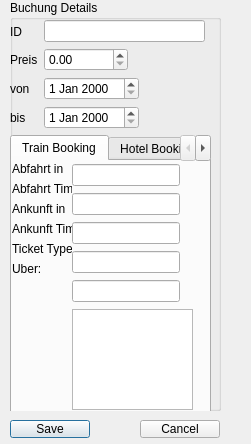
<?xml version="1.0" encoding="UTF-8"?>
<ui version="4.0">
 <class>bookingDetails</class>
 <widget class="QDialog" name="bookingDetails">
  <property name="geometry">
   <rect>
    <x>0</x>
    <y>0</y>
    <width>251</width>
    <height>444</height>
   </rect>
  </property>
  <property name="windowTitle">
   <string>Dialog</string>
  </property>
  <widget class="QGroupBox" name="groupBox_3">
   <property name="geometry">
    <rect>
     <x>10</x>
     <y>0</y>
     <width>211</width>
     <height>411</height>
    </rect>
   </property>
   <property name="title">
    <string>Buchung Details</string>
   </property>
   <widget class="QWidget" name="layoutWidget">
    <property name="geometry">
     <rect>
      <x>0</x>
      <y>20</y>
      <width>203</width>
      <height>391</height>
     </rect>
    </property>
    <layout class="QVBoxLayout" name="verticalLayout">
     <item>
      <layout class="QFormLayout" name="formLayout_4">
       <item row="0" column="0">
        <layout class="QVBoxLayout" name="verticalLayout_12">
         <item>
          <widget class="QLabel" name="label_15">
           <property name="text">
            <string>ID</string>
           </property>
          </widget>
         </item>
         <item>
          <widget class="QLabel" name="label_16">
           <property name="maximumSize">
            <size>
             <width>39</width>
             <height>22</height>
            </size>
           </property>
           <property name="text">
            <string>Preis</string>
           </property>
          </widget>
         </item>
         <item>
          <widget class="QLabel" name="label_17">
           <property name="text">
            <string>von</string>
           </property>
          </widget>
         </item>
         <item>
          <widget class="QLabel" name="label_18">
           <property name="text">
            <string>bis</string>
           </property>
          </widget>
         </item>
        </layout>
       </item>
       <item row="0" column="1">
        <layout class="QFormLayout" name="formLayout_3">
         <item row="1" column="0">
          <widget class="QDoubleSpinBox" name="bookingPrice">
           <property name="maximum">
            <double>99999999.000000000000000</double>
           </property>
          </widget>
         </item>
         <item row="2" column="0">
          <widget class="QDateEdit" name="bookingFromDate"/>
         </item>
         <item row="3" column="0">
          <widget class="QDateEdit" name="bookingToDate"/>
         </item>
         <item row="0" column="0" colspan="2">
          <widget class="QLineEdit" name="bookingId">
           <property name="maximumSize">
            <size>
             <width>161</width>
             <height>22</height>
            </size>
           </property>
          </widget>
         </item>
        </layout>
       </item>
      </layout>
     </item>
     <item>
      <widget class="QTabWidget" name="detailsTab">
       <property name="minimumSize">
        <size>
         <width>201</width>
         <height>284</height>
        </size>
       </property>
       <property name="maximumSize">
        <size>
         <width>201</width>
         <height>291</height>
        </size>
       </property>
       <property name="currentIndex">
        <number>0</number>
       </property>
       <widget class="QWidget" name="trainTab">
        <attribute name="title">
         <string>Train Booking</string>
        </attribute>
        <widget class="QWidget" name="layoutWidget">
         <property name="geometry">
          <rect>
           <x>0</x>
           <y>1</y>
           <width>60</width>
           <height>161</height>
          </rect>
         </property>
         <layout class="QFormLayout" name="formLayout">
          <item row="0" column="0">
           <widget class="QLabel" name="abfahrtLabel">
            <property name="text">
             <string>Abfahrt in</string>
            </property>
           </widget>
          </item>
          <item row="1" column="0">
           <widget class="QLabel" name="label">
            <property name="text">
             <string>Abfahrt Time</string>
            </property>
           </widget>
          </item>
          <item row="2" column="0">
           <widget class="QLabel" name="ankunftLabel">
            <property name="text">
             <string>Ankunft in</string>
            </property>
           </widget>
          </item>
          <item row="3" column="0">
           <widget class="QLabel" name="label_3">
            <property name="maximumSize">
             <size>
              <width>61</width>
              <height>16</height>
             </size>
            </property>
            <property name="text">
             <string>Ankunft Time</string>
            </property>
           </widget>
          </item>
          <item row="4" column="0">
           <widget class="QLabel" name="ankunftLabel_4">
            <property name="maximumSize">
             <size>
              <width>69</width>
              <height>21</height>
             </size>
            </property>
            <property name="text">
             <string>Ticket Type</string>
            </property>
           </widget>
          </item>
          <item row="5" column="0">
           <widget class="QLabel" name="uberLabel">
            <property name="text">
             <string>Uber:</string>
            </property>
           </widget>
          </item>
         </layout>
        </widget>
        <widget class="QWidget" name="layoutWidget">
         <property name="geometry">
          <rect>
           <x>60</x>
           <y>2</y>
           <width>141</width>
           <height>251</height>
          </rect>
         </property>
         <layout class="QFormLayout" name="formLayout_2">
          <item row="4" column="0">
           <widget class="QLineEdit" name="trainTicketType">
            <property name="readOnly">
             <bool>false</bool>
            </property>
           </widget>
          </item>
          <item row="5" column="0">
           <widget class="QPlainTextEdit" name="trainConnectingStations">
            <property name="maximumSize">
             <size>
              <width>121</width>
              <height>101</height>
             </size>
            </property>
            <property name="readOnly">
             <bool>true</bool>
            </property>
           </widget>
          </item>
          <item row="3" column="0">
           <widget class="QLineEdit" name="trainAnkunftTime">
            <property name="readOnly">
             <bool>false</bool>
            </property>
           </widget>
          </item>
          <item row="2" column="0">
           <widget class="QLineEdit" name="trainToDestination">
            <property name="readOnly">
             <bool>false</bool>
            </property>
           </widget>
          </item>
          <item row="1" column="0">
           <widget class="QLineEdit" name="trainAbfahrtTime">
            <property name="readOnly">
             <bool>false</bool>
            </property>
           </widget>
          </item>
          <item row="0" column="0">
           <widget class="QLineEdit" name="trainFromDestination">
            <property name="readOnly">
             <bool>false</bool>
            </property>
           </widget>
          </item>
         </layout>
        </widget>
       </widget>
       <widget class="QWidget" name="hotelTab">
        <attribute name="title">
         <string>Hotel Booking</string>
        </attribute>
        <widget class="QWidget" name="layoutWidget_5">
         <property name="geometry">
          <rect>
           <x>0</x>
           <y>0</y>
           <width>71</width>
           <height>71</height>
          </rect>
         </property>
         <layout class="QVBoxLayout" name="verticalLayout_3">
          <item>
           <widget class="QLabel" name="abfahrtLabel_2">
            <property name="text">
             <string>Town</string>
            </property>
           </widget>
          </item>
          <item>
           <widget class="QLabel" name="ankunftLabel_2">
            <property name="maximumSize">
             <size>
              <width>69</width>
              <height>21</height>
             </size>
            </property>
            <property name="text">
             <string>Hotel</string>
            </property>
           </widget>
          </item>
          <item>
           <widget class="QLabel" name="abfahrtLabel_4">
            <property name="text">
             <string>Room Type</string>
            </property>
           </widget>
          </item>
         </layout>
        </widget>
        <widget class="QWidget" name="layoutWidget_6">
         <property name="geometry">
          <rect>
           <x>70</x>
           <y>0</y>
           <width>121</width>
           <height>76</height>
          </rect>
         </property>
         <layout class="QVBoxLayout" name="verticalLayout_5">
          <item>
           <widget class="QLineEdit" name="townName">
            <property name="readOnly">
             <bool>false</bool>
            </property>
           </widget>
          </item>
          <item>
           <widget class="QLineEdit" name="hotelName">
            <property name="readOnly">
             <bool>false</bool>
            </property>
           </widget>
          </item>
          <item>
           <widget class="QLineEdit" name="hotelRoomType">
            <property name="readOnly">
             <bool>false</bool>
            </property>
           </widget>
          </item>
         </layout>
        </widget>
       </widget>
       <widget class="QWidget" name="flightTab">
        <attribute name="title">
         <string>Flight Booking</string>
        </attribute>
        <widget class="QWidget" name="layoutWidget_7">
         <property name="geometry">
          <rect>
           <x>0</x>
           <y>0</y>
           <width>71</width>
           <height>151</height>
          </rect>
         </property>
         <layout class="QVBoxLayout" name="verticalLayout_4">
          <item>
           <widget class="QLabel" name="abfahrtLabel_3">
            <property name="text">
             <string>From</string>
            </property>
           </widget>
          </item>
          <item>
           <widget class="QLabel" name="label_5">
            <property name="text">
             <string/>
            </property>
           </widget>
          </item>
          <item>
           <widget class="QLabel" name="ankunftLabel_3">
            <property name="text">
             <string>To</string>
            </property>
           </widget>
          </item>
          <item>
           <widget class="QLabel" name="label_7">
            <property name="text">
             <string/>
            </property>
           </widget>
          </item>
          <item>
           <widget class="QLabel" name="uberLabel_2">
            <property name="text">
             <string>Airline</string>
            </property>
           </widget>
          </item>
          <item>
           <widget class="QLabel" name="uberLabel_3">
            <property name="text">
             <string>Booking Class</string>
            </property>
           </widget>
          </item>
         </layout>
        </widget>
        <widget class="QWidget" name="layoutWidget_8">
         <property name="geometry">
          <rect>
           <x>70</x>
           <y>0</y>
           <width>121</width>
           <height>154</height>
          </rect>
         </property>
         <layout class="QVBoxLayout" name="verticalLayout_6">
          <item>
           <widget class="QLineEdit" name="flightFromDestination">
            <property name="readOnly">
             <bool>false</bool>
            </property>
           </widget>
          </item>
          <item>
           <widget class="QLineEdit" name="flightFromAirport">
            <property name="readOnly">
             <bool>true</bool>
            </property>
           </widget>
          </item>
          <item>
           <widget class="QLineEdit" name="flightToDestination">
            <property name="readOnly">
             <bool>false</bool>
            </property>
           </widget>
          </item>
          <item>
           <widget class="QLineEdit" name="flightToAirport">
            <property name="readOnly">
             <bool>true</bool>
            </property>
           </widget>
          </item>
          <item>
           <widget class="QLineEdit" name="flightAirline">
            <property name="readOnly">
             <bool>false</bool>
            </property>
           </widget>
          </item>
          <item>
           <widget class="QLineEdit" name="flightBookingClass">
            <property name="readOnly">
             <bool>false</bool>
            </property>
           </widget>
          </item>
         </layout>
        </widget>
       </widget>
       <widget class="QWidget" name="carTab">
        <attribute name="title">
         <string>Car Rental</string>
        </attribute>
        <widget class="QWidget" name="layoutWidget_9">
         <property name="geometry">
          <rect>
           <x>0</x>
           <y>0</y>
           <width>65</width>
           <height>101</height>
          </rect>
         </property>
         <layout class="QVBoxLayout" name="verticalLayout_7">
          <item>
           <widget class="QLabel" name="label_4">
            <property name="minimumSize">
             <size>
              <width>63</width>
              <height>16</height>
             </size>
            </property>
            <property name="text">
             <string>Pickup Location</string>
            </property>
           </widget>
          </item>
          <item>
           <widget class="QLabel" name="label_6">
            <property name="minimumSize">
             <size>
              <width>63</width>
              <height>16</height>
             </size>
            </property>
            <property name="text">
             <string>Return Location</string>
            </property>
           </widget>
          </item>
          <item>
           <widget class="QLabel" name="label_2">
            <property name="text">
             <string>Company</string>
            </property>
           </widget>
          </item>
          <item>
           <widget class="QLabel" name="label_14">
            <property name="text">
             <string>Vehicle Class</string>
            </property>
           </widget>
          </item>
         </layout>
        </widget>
        <widget class="QWidget" name="layoutWidget_10">
         <property name="geometry">
          <rect>
           <x>75</x>
           <y>0</y>
           <width>121</width>
           <height>102</height>
          </rect>
         </property>
         <layout class="QVBoxLayout" name="verticalLayout_8">
          <item>
           <widget class="QLineEdit" name="carPickupLocation">
            <property name="readOnly">
             <bool>false</bool>
            </property>
           </widget>
          </item>
          <item>
           <widget class="QLineEdit" name="carReturnLocation">
            <property name="readOnly">
             <bool>false</bool>
            </property>
           </widget>
          </item>
          <item>
           <widget class="QLineEdit" name="carCompany">
            <property name="readOnly">
             <bool>false</bool>
            </property>
           </widget>
          </item>
          <item>
           <widget class="QLineEdit" name="carVehicleClass">
            <property name="readOnly">
             <bool>false</bool>
            </property>
           </widget>
          </item>
         </layout>
        </widget>
       </widget>
      </widget>
     </item>
    </layout>
   </widget>
  </widget>
  <widget class="QPushButton" name="saveButton">
   <property name="geometry">
    <rect>
     <x>10</x>
     <y>420</y>
     <width>80</width>
     <height>18</height>
    </rect>
   </property>
   <property name="text">
    <string>Save</string>
   </property>
  </widget>
  <widget class="QPushButton" name="cancelButton">
   <property name="geometry">
    <rect>
     <x>140</x>
     <y>420</y>
     <width>80</width>
     <height>18</height>
    </rect>
   </property>
   <property name="text">
    <string>Cancel</string>
   </property>
  </widget>
 </widget>
 <resources/>
 <connections/>
</ui>
